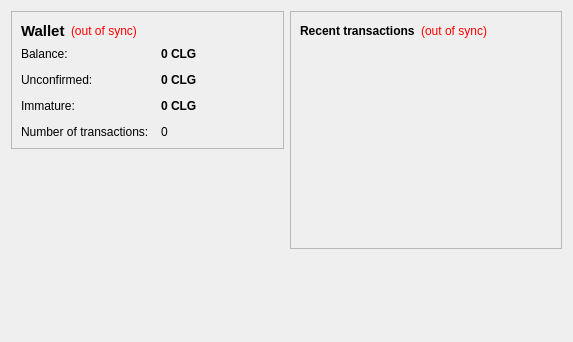
<?xml version="1.0" encoding="UTF-8"?>
<ui version="4.0">
 <class>OverviewPage</class>
 <widget class="QWidget" name="OverviewPage">
  <property name="geometry">
   <rect>
    <x>0</x>
    <y>0</y>
    <width>573</width>
    <height>342</height>
   </rect>
  </property>
  <property name="windowTitle">
   <string>Form</string>
  </property>
  <layout class="QHBoxLayout" name="horizontalLayout" stretch="1,1">
   <item>
    <layout class="QVBoxLayout" name="verticalLayout_2">
     <item>
      <widget class="QFrame" name="frame">
       <property name="frameShape">
        <enum>QFrame::StyledPanel</enum>
       </property>
       <property name="frameShadow">
        <enum>QFrame::Raised</enum>
       </property>
       <layout class="QVBoxLayout" name="verticalLayout_4">
        <item>
         <layout class="QHBoxLayout" name="horizontalLayout_4">
          <item>
           <widget class="QLabel" name="label_5">
            <property name="font">
             <font>
              <pointsize>11</pointsize>
              <weight>75</weight>
              <bold>true</bold>
             </font>
            </property>
            <property name="text">
             <string>Wallet</string>
            </property>
           </widget>
          </item>
          <item>
           <widget class="QLabel" name="labelWalletStatus">
            <property name="toolTip">
             <string>The displayed information may be out of date. Your wallet automatically synchronizes with the MathsCoin network after a connection is established, but this process has not completed yet.</string>
            </property>
            <property name="styleSheet">
             <string notr="true">QLabel { color: red; }</string>
            </property>
            <property name="text">
             <string notr="true">(out of sync)</string>
            </property>
            <property name="alignment">
             <set>Qt::AlignLeading|Qt::AlignLeft|Qt::AlignVCenter</set>
            </property>
           </widget>
          </item>
          <item>
           <spacer name="horizontalSpacer_2">
            <property name="orientation">
             <enum>Qt::Horizontal</enum>
            </property>
            <property name="sizeHint" stdset="0">
             <size>
              <width>40</width>
              <height>20</height>
             </size>
            </property>
           </spacer>
          </item>
         </layout>
        </item>
        <item>
         <layout class="QFormLayout" name="formLayout_2">
          <property name="fieldGrowthPolicy">
           <enum>QFormLayout::AllNonFixedFieldsGrow</enum>
          </property>
          <property name="horizontalSpacing">
           <number>12</number>
          </property>
          <property name="verticalSpacing">
           <number>12</number>
          </property>
          <item row="0" column="0">
           <widget class="QLabel" name="label">
            <property name="text">
             <string>Balance:</string>
            </property>
           </widget>
          </item>
          <item row="0" column="1">
           <widget class="QLabel" name="labelBalance">
            <property name="font">
             <font>
              <weight>75</weight>
              <bold>true</bold>
             </font>
            </property>
            <property name="cursor">
             <cursorShape>IBeamCursor</cursorShape>
            </property>
            <property name="toolTip">
             <string>Your current balance</string>
            </property>
            <property name="text">
             <string notr="true">0 CLG</string>
            </property>
            <property name="textInteractionFlags">
             <set>Qt::LinksAccessibleByMouse|Qt::TextSelectableByKeyboard|Qt::TextSelectableByMouse</set>
            </property>
           </widget>
          </item>
          <item row="1" column="0">
           <widget class="QLabel" name="label_3">
            <property name="text">
             <string>Unconfirmed:</string>
            </property>
           </widget>
          </item>
          <item row="1" column="1">
           <widget class="QLabel" name="labelUnconfirmed">
            <property name="font">
             <font>
              <weight>75</weight>
              <bold>true</bold>
             </font>
            </property>
            <property name="cursor">
             <cursorShape>IBeamCursor</cursorShape>
            </property>
            <property name="toolTip">
             <string>Total of transactions that have yet to be confirmed, and do not yet count toward the current balance</string>
            </property>
            <property name="text">
             <string notr="true">0 CLG</string>
            </property>
            <property name="textInteractionFlags">
             <set>Qt::LinksAccessibleByMouse|Qt::TextSelectableByKeyboard|Qt::TextSelectableByMouse</set>
            </property>
           </widget>
          </item>
          <item row="3" column="0">
           <widget class="QLabel" name="label_2">
            <property name="text">
             <string>Number of transactions:</string>
            </property>
           </widget>
          </item>
          <item row="3" column="1">
           <widget class="QLabel" name="labelNumTransactions">
            <property name="toolTip">
             <string>Total number of transactions in wallet</string>
            </property>
            <property name="text">
             <string notr="true">0</string>
            </property>
           </widget>
          </item>
          <item row="2" column="0">
           <widget class="QLabel" name="labelImmatureText">
            <property name="text">
             <string>Immature:</string>
            </property>
           </widget>
          </item>
          <item row="2" column="1">
           <widget class="QLabel" name="labelImmature">
            <property name="font">
             <font>
              <weight>75</weight>
              <bold>true</bold>
             </font>
            </property>
            <property name="toolTip">
             <string>Mined balance that has not yet matured</string>
            </property>
            <property name="text">
             <string notr="true">0 CLG</string>
            </property>
            <property name="textInteractionFlags">
             <set>Qt::LinksAccessibleByMouse|Qt::TextSelectableByKeyboard|Qt::TextSelectableByMouse</set>
            </property>
           </widget>
          </item>
         </layout>
        </item>
       </layout>
      </widget>
     </item>
     <item>
      <spacer name="verticalSpacer">
       <property name="orientation">
        <enum>Qt::Vertical</enum>
       </property>
       <property name="sizeHint" stdset="0">
        <size>
         <width>20</width>
         <height>40</height>
        </size>
       </property>
      </spacer>
     </item>
    </layout>
   </item>
   <item>
    <layout class="QVBoxLayout" name="verticalLayout_3">
     <item>
      <widget class="QFrame" name="frame_2">
       <property name="frameShape">
        <enum>QFrame::StyledPanel</enum>
       </property>
       <property name="frameShadow">
        <enum>QFrame::Raised</enum>
       </property>
       <layout class="QVBoxLayout" name="verticalLayout">
        <item>
         <layout class="QHBoxLayout" name="horizontalLayout_2">
          <item>
           <widget class="QLabel" name="label_4">
            <property name="text">
             <string>&lt;b&gt;Recent transactions&lt;/b&gt;</string>
            </property>
           </widget>
          </item>
          <item>
           <widget class="QLabel" name="labelTransactionsStatus">
            <property name="toolTip">
             <string>The displayed information may be out of date. Your wallet automatically synchronizes with the MathsCoin network after a connection is established, but this process has not completed yet.</string>
            </property>
            <property name="styleSheet">
             <string notr="true">QLabel { color: red; }</string>
            </property>
            <property name="text">
             <string notr="true">(out of sync)</string>
            </property>
            <property name="alignment">
             <set>Qt::AlignRight|Qt::AlignTrailing|Qt::AlignVCenter</set>
            </property>
           </widget>
          </item>
          <item>
           <spacer name="horizontalSpacer">
            <property name="orientation">
             <enum>Qt::Horizontal</enum>
            </property>
            <property name="sizeHint" stdset="0">
             <size>
              <width>40</width>
              <height>20</height>
             </size>
            </property>
           </spacer>
          </item>
         </layout>
        </item>
        <item>
         <widget class="QListView" name="listTransactions">
          <property name="styleSheet">
           <string notr="true">QListView { background: transparent; }</string>
          </property>
          <property name="frameShape">
           <enum>QFrame::NoFrame</enum>
          </property>
          <property name="verticalScrollBarPolicy">
           <enum>Qt::ScrollBarAlwaysOff</enum>
          </property>
          <property name="horizontalScrollBarPolicy">
           <enum>Qt::ScrollBarAlwaysOff</enum>
          </property>
          <property name="selectionMode">
           <enum>QAbstractItemView::NoSelection</enum>
          </property>
         </widget>
        </item>
       </layout>
      </widget>
     </item>
     <item>
      <spacer name="verticalSpacer_2">
       <property name="orientation">
        <enum>Qt::Vertical</enum>
       </property>
       <property name="sizeHint" stdset="0">
        <size>
         <width>20</width>
         <height>40</height>
        </size>
       </property>
      </spacer>
     </item>
    </layout>
   </item>
  </layout>
 </widget>
 <resources/>
 <connections/>
</ui>
